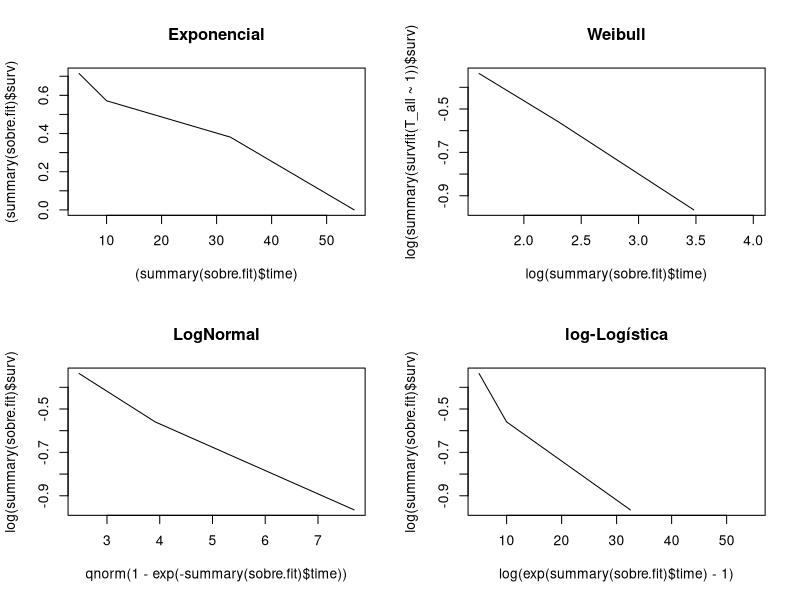
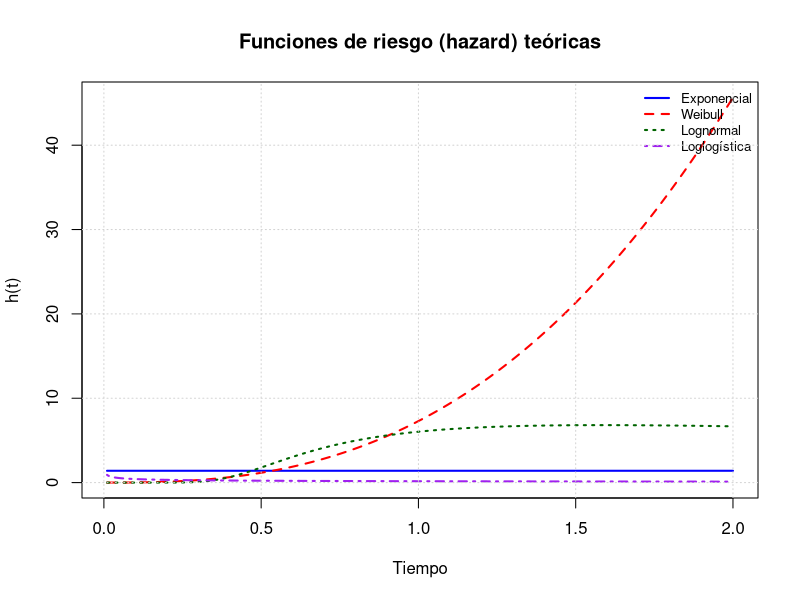

These charts were generated, in order, by the following R code:
library(survival)

# Creamos ejemplo con los cuatro tipos de censura
# ------------------------------------------------
# id : tipo
# 1-2  → observación exacta
# 3    → censura a izquierda
# 4-5  → censura a derecha
# 6-7  → censura por intervalo

L <- c(5,  #  NO censura
       10, #  NO censura
       0,   # censura a izquierda
       20,
       40,
       30,
       50)
R <- c(5,  #  NO censura
       10, #  NO censura
       8,
       Inf, # censura a derecha
       Inf, # censura a derecha
       35, # censura a intervalo
       60) # censura a intervalo

# No censura: Colocar en L y R los mismos valores.
# Censura a Derecha: Colocar el valor en L e inf en R.
# Censura a Izquierda: Colocar en 0 en L y el valor en R.
# Censura a Intervalo: Colocar el intervalo en L y R.

# Construcción del objeto de supervivencia general
T_all <- Surv(L, R, type = "interval2")           # NA es "fleming-harrington" (sobrevivencia)
T_all                                             # KM es "kaplan-meier"       (riesgo acumulado)

sobre.fit = survfit(T_all ~ 1)

par(mfrow = c(2,2))

plot((summary(sobre.fit)$time),(summary(sobre.fit)$surv), type = "l", main = "Exponencial")
plot(log(summary(sobre.fit)$time),log(summary(survfit(T_all ~ 1))$surv), type = "l", main = "Weibull")
plot(qnorm(1-exp(-summary(sobre.fit)$time)),log(summary(sobre.fit)$surv), type = "l", main = "LogNormal")
plot(log(exp(summary(sobre.fit)$time)-1),log(summary(sobre.fit)$surv), type = "l", main = "log-Logística")

par(mfrow = c(1,1))

Y.d = c(9, 13, 13, 18, 23, 28, 31, 34, 45, 48, 161) # intervalo a derecha
d = c(0,0,1,0,0,1,0,0,1,0,1) # indicador de SI censura a derecha
l = c(0,0,0,0,0,0,0,0,0,0,0) # indicador de SI censura a izquierda
i = c(0,0,0,0,0,0,0,0,0,0,0) # indicador de SI censura a ambos lados
Y.l = c(9, 13, 13, 18, 23, 28, 31, 34, 45, 48, 161) # intervalo a izquierda

Y.d = c(0.5, 1, 0.75, 0.25, 1.25)
d = c(0,0,0,0,0)
l = c(0,0,0,1,1)
d = c(0,0,0,0,0)
Y.d = c(0.5, 1, 0.75, 0.25, 1.25)


#####################################
#### Distribuciones Paramétricas ####
#####################################

# Exponencial

llexp <- function(b){
  lambda <- b[1]   # parámetro de tasa
  
  # Protección de dominio
  if (any(!is.finite(lambda)) || is.na(lambda) || lambda <= 0)
    return(1e10)
  
  # Cálculos básicos
  Fd <- 1 - exp(-lambda * Y.d)
  Fl <- 1 - exp(-lambda * Y.l)
  
  diff <- pmax(Fd - Fl, 1e-12)  # evitar log(0)
  
  loglik <- sum(
    (1 - d) * (1 - l) * (1 - i) * log(dexp(Y.d, rate = lambda)) +  # exactos
      d * (1 - l) * (1 - i) * (-lambda * Y.d) +                      # censura derecha
      (1 - d) * l * (1 - i) * log(Fl) +                              # censura izquierda
      i * log(diff)                                                  # intervalo
  )
  
  if (!is.finite(loglik) || is.na(loglik)) return(1e10)
  
  return(-loglik)
}

b0 <- c(0.01)
Par.Exp <- nlminb(b0, llexp, lower = 1e-6, upper = 2)$par
Par.Exp

# Weibull

llwei <- function(b){
  k <- b[1]        
  lambda <- b[2]   
  
  # protección total de dominio
  if (any(!is.finite(b)) || any(is.na(b)) || k <= 0 || lambda <= 0) 
    return(1e10)
  
  scale <- lambda^(-1/k)
  
  Fd <- pweibull(Y.d, shape = k, scale = scale, lower.tail = TRUE)
  Fl <- pweibull(Y.l, shape = k, scale = scale, lower.tail = TRUE)
  
  diff <- pmax(Fd - Fl, 1e-12)  # evitar log(0)
  
  loglik <- sum(
    (1 - d) * (1 - l) * (1 - i) * log(dweibull(Y.d, shape = k, scale = scale)) +  # exactos
      d * (1 - l) * (1 - i) * log(1 - Fd) +                                         # censura derecha
      (1 - d) * l * (1 - i) * log(Fl) +                                             # censura izquierda
      i * log(diff)                                                                 # intervalo
  )
  
  if (!is.finite(loglik) || is.na(loglik)) return(1e10)
  
  return(-loglik)
}

b0 <- c(1, 0.01)
Par.W <- nlminb(b0, llwei, lower = c(1e-6, 1e-6), upper = c(5, 2))$par
Par.W

# Log-Normal

lllogn <- function(b){
  mu <- b[1]
  sigma <- b[2]
  
  # Protección del dominio
  if (any(!is.finite(b)) || any(is.na(b)) || sigma <= 0)
    return(1e10)
  
  Fd <- plnorm(Y.d, meanlog = mu, sdlog = sigma, lower.tail = TRUE)
  Fl <- plnorm(Y.l, meanlog = mu, sdlog = sigma, lower.tail = TRUE)
  
  diff <- pmax(Fd - Fl, 1e-12)  # evita log(0)
  
  loglik <- sum(
    (1 - d) * (1 - l) * (1 - i) * log(dlnorm(Y.d, meanlog = mu, sdlog = sigma)) +  # exactos
      d * (1 - l) * (1 - i) * log(1 - Fd) +                                          # censura derecha
      (1 - d) * l * (1 - i) * log(Fl) +                                              # censura izquierda
      i * log(diff)                                                                  # intervalo
  )
  
  if (!is.finite(loglik) || is.na(loglik)) return(1e10)
  
  return(-loglik)
}

b0 <- c(log(mean(Y.d)), 1)
Par.LN <- nlminb(b0, lllogn, lower = c(-10, 1e-6), upper = c(10, 5))$par
Par.LN

# Log-Logística

llloglogis <- function(b){
  alpha <- b[1]  # escala
  beta  <- b[2]  # forma
  
  if (any(!is.finite(b)) || any(is.na(b)) || alpha <= 0 || beta <= 0)
    return(1e10)
  
  # Funciones auxiliares
  f_loglogis <- function(t) (beta/alpha) * (t/alpha)^(beta - 1) / (1 + (t/alpha)^beta)^2
  F_loglogis <- function(t) 1 / (1 + (alpha/t)^beta)
  
  Fd <- F_loglogis(Y.d)
  Fl <- F_loglogis(Y.l)
  diff <- pmax(Fd - Fl, 1e-12)
  
  loglik <- sum(
    (1 - d) * (1 - l) * (1 - i) * log(f_loglogis(Y.d)) +   # exactos
      d * (1 - l) * (1 - i) * log(1 - Fd) +                  # censura derecha
      (1 - d) * l * (1 - i) * log(Fl) +                      # censura izquierda
      i * log(diff)                                          # censura intervalo
  )
  
  if (!is.finite(loglik) || is.na(loglik)) return(1e10)
  
  return(-loglik)
}

b0 <- c(median(Y.d), 1)
Par.LL <- nlminb(b0, llloglogis, lower = c(1e-6, 1e-6), upper = c(1e5, 10))$par
Par.LL

# Graficación

t <- seq(0.01, 2, length.out = 1000)  # empieza en >0 para evitar log(0)

# --- Exponencial ---
lambda <- Par.Exp[1]
h.exp <- rep(lambda, length(t))

# --- Weibull ---
k <- Par.W[1]
lambda <- Par.W[2]
scale <- lambda^(-1 / k)
h.weib <- (k / scale) * (t / scale)^(k - 1)

# --- Lognormal ---
mu <- Par.LN[1]
sigma <- Par.LN[2]
f.ln <- dlnorm(t, meanlog = mu, sdlog = sigma)
S.ln <- plnorm(t, meanlog = mu, sdlog = sigma, lower.tail = FALSE)
h.ln <- f.ln / S.ln

# --- Loglogística ---
alpha <- Par.LL[1]
beta <- Par.LL[2]
f.ll <- (alpha / beta) * (t / beta)^(alpha - 1) / (1 + (t / beta)^alpha)^2
S.ll <- 1 / (1 + (t / beta)^alpha)
h.ll <- f.ll / S.ll

# --- Gráfico combinado ---
plot(t, h.exp, type = "l", lwd = 2, col = "blue",
     ylim = c(0, max(h.weib, h.ln, h.ll, na.rm = TRUE)),
     xlab = "Tiempo", ylab = "h(t)",
     main = "Funciones de riesgo (hazard) teóricas")

lines(t, h.weib, col = "red", lwd = 2, lty = 2)
lines(t, h.ln, col = "darkgreen", lwd = 2, lty = 3)
lines(t, h.ll, col = "purple", lwd = 2, lty = 4)

legend("topright", legend = c("Exponencial", "Weibull", "Lognormal", "Loglogística"),
       col = c("blue", "red", "darkgreen", "purple"),
       lwd = 2, lty = 1:4, cex = 0.8, bty = "n")
grid()
